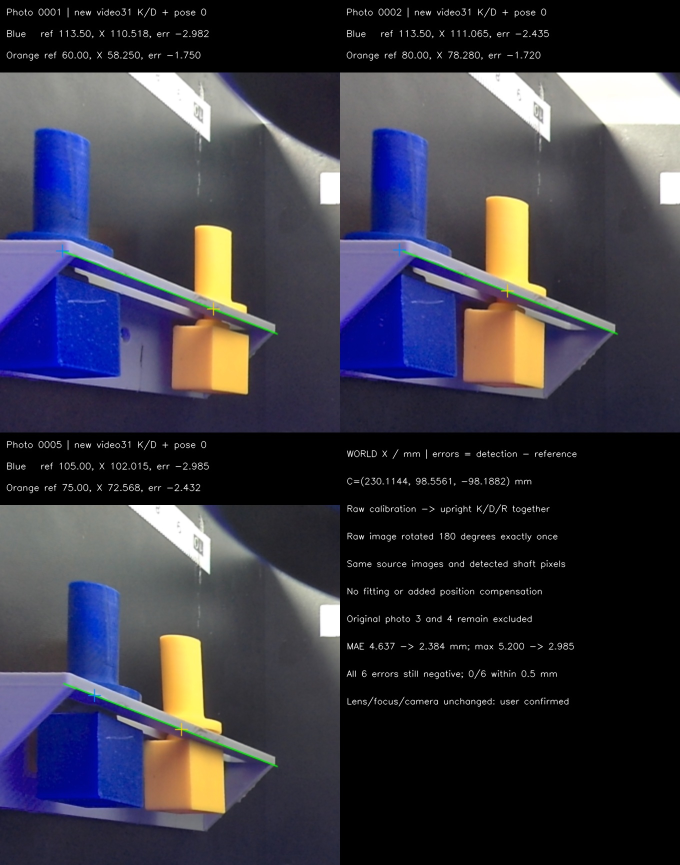
#> input picture experiments/2026-11-17-camera-calibration/diagnostics/new_calibration_photo_test_20261117/新标定导轨检测对照.jpg, 1360 x 1730 px (shown at 1/2 size)
$ python -i detect_sliders.py   (imports and definitions only)   (older library calls are emulated)
#> lines starting #> are read from the running program, lines starting #| are printed output that depends on the picture
#!/usr/bin/env python3
"""蓝色滑杆与橙色(黄色)滑杆像素位置及导轨真实端点识别脚本（支持 ground 与 real 场景）。

核心算法与工程修复说明：
1. 滑块上下分界锚点引导 + Peak 1 / 最强峰搜索 + 共线 RANSAC 拟合导轨前挡边线（修复新地面与在轨多结构混入问题）：
   - 先提取蓝、橙滑杆颜色掩膜，并以蓝色滑杆位置作为空间参考过滤背景黄胶带干扰；
   - 利用每个滑杆“上方圆柱杆 + 下方方形滑块”被白色导轨前挡边自然切开（或缩颈）的几何结构，
     提取导轨前挡边穿过滑杆处的高度锚点 (x_anchor, y_lip_anchor)；
   - 在锚点约束的合法斜率走廊 [0.15, 0.72] 内：对地面视角（y_anchor >= 295 px）自上而下寻找第一个
     “无色差明亮前挡边 -> 暗槽”垂直梯度峰值（Peak 1），彻底排除左下方支架底边（v≈450）、槽内后壁台阶
     与右上方背景强反光（v≈140..200）；对在轨仰视视角（y_anchor < 295 px）提取走廊内最强前挡边梯度峰；
   - 对候选边缘点执行共线 RANSAC（内点阈值 2.5 px）与 Huber 加权最小二乘精化，杜绝孤立异物边缘拉偏斜率。
2. 一维剖面水平平滑与物理端点校验（_detect_rail_endpoints）：
   - 在一维边缘剖面中融合“明亮无色差挡边 -> 暗槽”与“明亮无色差挡边 -> 高饱和度彩色滑块”两类过渡，
     防止亮橙色滑块位于导轨右端时截断导轨端点剖面；
   - 保留 ROI 截断边界检查与最小有效段长度检查。
"""

import argparse
import json
from pathlib import Path
import sys

import cv2
import numpy as np


SCENES = {
    "ground": {
        "canonical_size": (1920, 1080),
        "rotation_deg": 0,
        "roi": (260, 65, 700, 620),
        "rail_x_range": (445, 680),
        "rail_nominal": (465.0, 458.0, 0.225),
        "rail_band_px": 26,
        "max_slope_deviation": 0.025,
        "lip_split_half_width": 6,
        "endpoint_edge_thresh": 28.0,
        "min_endpoint_span_px": 150,
        # 杆轴测量带：导轨前挡边线以上 d1..d2 px（避开轴环/挡边，及机械臂从上方遮挡的部分）
        "rod_band_px": (20, 70),
        # 两杆在导轨上的先后顺序不变，相机侧前后遮挡关系也固定：蓝杆在前
        "front_color": "blue",
        "occlusion_gap_px": 8,
        "min_rod_rows": 8,
        # 杆宽模型 w(u)=a+b*u（像素，u 为杆轴像素 x）
        "width_model_px": {"blue": (119.438, -0.14111), "yellow": (144.583, -0.17082)},
        "width_tolerance_ratio": 0.2,
        "min_visible_width_ratio": 0.5,
    },
    "real": {
        "canonical_size": (1920, 1080),
        "rotation_deg": 180,
        "roi": (380, 65, 700, 520),
        "rail_x_range": (465, 680),
        "rail_nominal": (480.0, 168.0, 0.650),
        "rail_band_px": 30,
        "max_slope_deviation": 0.045,
        "lip_split_half_width": 6,
        "endpoint_edge_thresh": 28.0,
        "min_endpoint_span_px": 150,
        "rod_band_px": (40, 80),
        "front_color": "blue",
        "occlusion_gap_px": 8,
        "min_rod_rows": 8,
        "width_model_px": {"blue": (124.743, -0.14575), "yellow": (134.459, -0.1571)},
        "width_tolerance_ratio": 0.2,
        "min_visible_width_ratio": 0.65,
    },
}

PROFILES = SCENES


# [602 lines left out: functions _read_image, _build_color_masks, _estimate_slider_split_anchors, _detect_rail_line, _detect_rail_endpoints, _extract_merged_component and 10 more, not called in this run]


def detect_frame(image, profile="ground", scene=None, already_rotated=False, *,
                 use_tangent=False, reference_rail=None, reference_shift=(0., 0.)):
    """识别单帧 BGR 图像中的导轨真实两端点及蓝色、橙(黄)色滑杆坐标。"""
    active_profile = scene if scene is not None else profile
    if active_profile not in SCENES:
        raise ValueError(f"Unknown profile {active_profile!r}; choose from {tuple(SCENES)}")
    if (not isinstance(image, np.ndarray) or image.dtype != np.uint8
            or image.ndim != 3 or image.shape[2] != 3 or image.size == 0):
        raise ValueError("Frame must be a non-empty uint8 3-channel BGR image")

    base_cfg = SCENES[active_profile]
    cw, ch = base_cfg["canonical_size"]
    oh, ow = image.shape[:2]
    if abs(ow * ch - oh * cw) > max(cw, ch):
        raise ValueError(
            f"Image aspect ratio {ow}x{oh} does not match profile {active_profile} ({cw}x{ch}); "
            "use a full-frame proportional resize."
        )

    work = cv2.resize(image, (cw, ch), interpolation=cv2.INTER_LINEAR) if (ow, oh) != (cw, ch) else image.copy()
    if not already_rotated and (base_cfg["rotation_deg"] == 180 or _needs_180_rotation(work, base_cfg["roi"], False)):
        work = cv2.rotate(work, cv2.ROTATE_180)

    # Reference rail and shift are upright canonical coordinates. Keep the
    # masks and edge sampling on the current frame's pixel grid.
    dx, dy = reference_shift
    if reference_rail is not None:
        base_cfg = {**base_cfg, "roi": _shift_roi(base_cfg["roi"], dx, dy, cw, ch)}

    # 1. 提取 ROI 内的蓝、橙颜色掩膜
    x1, y1, x2, y2 = base_cfg["roi"]
    patch = work[y1:y2, x1:x2]
    masks = _build_color_masks(patch, keep_orange_thresholds=reference_rail is not None)

    # 2. 结合滑块分界锚点、Peak 1 / 最强峰与共线 RANSAC 拟合导轨前挡边下沿直线 y = k * x + m
    if reference_rail is not None:
        k, m = reference_rail
        m += dy - k * dx
        rail_line_source = "registered_reference"
    else:
        k, m = _detect_rail_line(work, base_cfg, masks=masks)
        rail_line_source = "fitted"
        if k is None or m is None:
            x0, y0, k_nom = base_cfg["rail_nominal"]
            k, m = float(k_nom), float(y0 - k_nom * x0)
            rail_line_source = "nominal_fallback"

    # 根据实测导轨在转正画面中的垂直高度自适应选择高斜率/重装参数或传统正向地面参数
    y_mid = k * 550.0 + (reference_rail[1] if reference_rail is not None else m)
    if y_mid <= 420.0 or k >= 0.30:
        cfg = dict(SCENES["real"])
        if y_mid < 275.0:
            cfg["roi"] = (420, 80, 700, 365)
    else:
        cfg = dict(SCENES["ground"])
    if reference_rail is not None:
        cfg["roi"] = _shift_roi(cfg["roi"], dx, dy, cw, ch)
        # The width model is defined at the reference-frame x coordinate.
        cfg["width_model_px"] = {
            color: (a - b * dx, b) for color, (a, b) in cfg["width_model_px"].items()}

    endpoints = _detect_rail_endpoints(work, k, m, cfg)
    rail_endpoints_px = (
        [_map_point(endpoints[0], (cw, ch), (ow, oh)),
         _map_point(endpoints[1], (cw, ch), (ow, oh))]
        if endpoints is not None else None
    )

    sliders = {"blue": None, "yellow": None}
    py, px = np.indices((y2 - y1, x2 - x1))
    gx, gy = px + x1, py + y1
    rail_y_grid = k * gx + m
    half_lip = cfg["lip_split_half_width"]
    k_rod_horiz_close = cv2.getStructuringElement(cv2.MORPH_RECT, (15, 3))
    k_block_open = np.ones((7, 7), np.uint8)
    band = cfg.get("rod_band_px", (40, 80))

    parts = {}
    blue_x_center = None
    for mask_key, out_key in (("blue", "blue"), ("orange", "yellow")):
        mask = masks[mask_key]
        upper_raw = np.where(gy < rail_y_grid - half_lip, mask, 0).astype(np.uint8)
        upper_raw = np.where(gy >= rail_y_grid - 175.0, upper_raw, 0).astype(np.uint8)
        if out_key == "yellow" and blue_x_center is not None:
            upper_raw = np.where(gx >= blue_x_center - 20.0, upper_raw, 0).astype(np.uint8)
        upper_mask = cv2.morphologyEx(upper_raw, cv2.MORPH_CLOSE, k_rod_horiz_close)
        lower_raw = np.where((gy > rail_y_grid + half_lip) & (gy <= rail_y_grid + 135.0), mask, 0).astype(np.uint8)
        if out_key == "yellow" and blue_x_center is not None:
            lower_raw = np.where(gx >= blue_x_center - 20.0, lower_raw, 0).astype(np.uint8)
        lower_mask = cv2.morphologyEx(lower_raw, cv2.MORPH_OPEN, k_block_open)
        block = _extract_merged_component(lower_mask, (x1, y1), min_area=200)
        ref_x = (block["bbox"][0], block["bbox"][2]) if block is not None else None
        rod = _extract_merged_component(upper_mask, (x1, y1), min_area=120, ref_x_range=ref_x)
        if reference_rail is not None and out_key == "blue" and rod is not None:
            # Expand only near an existing shaft component. The full image can
            # contain blue wiring or reflection outside the selected rod.
            center = rod["center"][0]
            width = _width_model(cfg, out_key, center)
            if width is not None:
                shaded = _build_color_masks(patch, recover_shaded_blue=True)["blue"]
                region = (upper_raw > 0) | ((np.abs(gx - center) <= .65 * width)
                    & (gy < rail_y_grid - half_lip) & (gy >= rail_y_grid - 175.0))
                expanded = np.where(region, shaded, 0).astype(np.uint8)
                expanded = cv2.morphologyEx(expanded, cv2.MORPH_CLOSE, k_rod_horiz_close)
                candidate = _extract_merged_component(expanded, (x1, y1), min_area=120, ref_x_range=ref_x)
                if candidate is not None and abs(candidate["center"][0] - center) <= .3 * width:
                    candidate_rows = _rod_band_rows(candidate, (x1, y1), k, m, band, x2 - x1)
                    if _measure_rod(candidate_rows, out_key, cfg)[1]:
                        rod = candidate
        if out_key == "blue" and (rod is not None or block is not None):
            src = rod if rod is not None else block
            blue_x_center = src["center"][0]
        rows = _rod_band_rows(rod, (x1, y1), k, m, band, x2 - x1) if rod is not None else []
        parts[out_key] = (rod, block, rows)

    front = cfg.get("front_color", "blue")
    gap = float(cfg.get("occlusion_gap_px", 8))

    def refine_orange_edge(x, y, direction):
        return x1 + _refine_orange_mask_edge(
            masks["orange_thresholds"], int(x - x1), int(y - y1), direction)

    for out_key in ("blue", "yellow"):
        rod, block, rows = parts[out_key]
        if rod is None and block is None:
            continue
        other_rows = parts["yellow" if out_key == "blue" else "blue"][2]
        near = None if out_key == front else _near_side_contact(rows, other_rows, gap)

        reasons, info, reliable = [], {}, False
        x_axis = None
        refine = refine_orange_edge if reference_rail is not None and out_key == "yellow" else None
        if rod is not None:
            x_axis, reliable, reasons, info = _measure_rod(
                rows, out_key, cfg, near, use_tangent=use_tangent, refine_edge=refine)
            if (x_axis is not None and near is None and out_key != front
                    and "rod_width_inconsistent_with_model" in reasons):
                near_wide = _near_side_contact(rows, other_rows, 3.0 * gap)
                if near_wide is not None and info.get("width_px") and info.get("width_model_px") \
                        and info["width_px"] < info["width_model_px"]:
                    x_axis, reliable, reasons, info = _measure_rod(
                        rows, out_key, cfg, near_wide, use_tangent=use_tangent, refine_edge=refine)
                    reasons = reasons + ["occlusion_inferred_from_narrow_width"]
        if x_axis is not None:
            method = info.get("method", "rod_band_both_edges")
            rep_part, is_approx = "rod", False
        else:
            source = block if block is not None else rod
            x_axis = source["center"][0]
            method = "block_center_projection_approximate"
            rep_part, is_approx, reliable = "block" if block is not None else "rod", True, False
            reasons = reasons + ["shaft_axis_not_measured"]

        y_axis = float(k * x_axis + m)
        tangent = method == "rod_band_far_edge_tangent"
        if tangent:
            info["edge_pixels"] = [_map_point(point, (cw, ch), (ow, oh))
                                   for point in info["edge_pixels"]]
        sliders[out_key] = {
            "pixel_xy": None if tangent else _map_point((x_axis, y_axis), (cw, ch), (ow, oh)),
            "reference_method": method,
            "representative_part": rep_part,
            "approximate": is_approx,
            "reliable": bool(reliable),
            "reasons": reasons,
            "measurement": info,
        }

    complete = sliders["blue"] is not None and sliders["yellow"] is not None
    return {
        "schema_version": 1,
        "profile": active_profile,
        "input_size_px": [ow, oh],
        "status": "complete" if complete else "partial_or_missing",
        "position_definition": "shaft_axis_intersection_with_image_reference_line",
        "rail_line": {"k": round(float(k), 6), "m": round(float(m), 3), "source": rail_line_source},
        "rail_endpoints_px": rail_endpoints_px,
        "sliders": sliders,
    }


def detect_sliders(image_path, profile="ground", scene=None, already_rotated=False):
    """读取图片文件并返回识别结果字典。"""
    return detect_frame(_read_image(image_path), profile=profile, scene=scene, already_rotated=already_rotated)


# [86 lines left out: functions _write_preview, main, not called in this run]


# [2 lines not run here, left out]

>>> import cv2
>>> picture = cv2.imread('../experiments/2026-11-17-camera-calibration/diagnostics/new_calibration_photo_test_20261117/新标定导轨检测对照.jpg', cv2.IMREAD_GRAYSCALE)
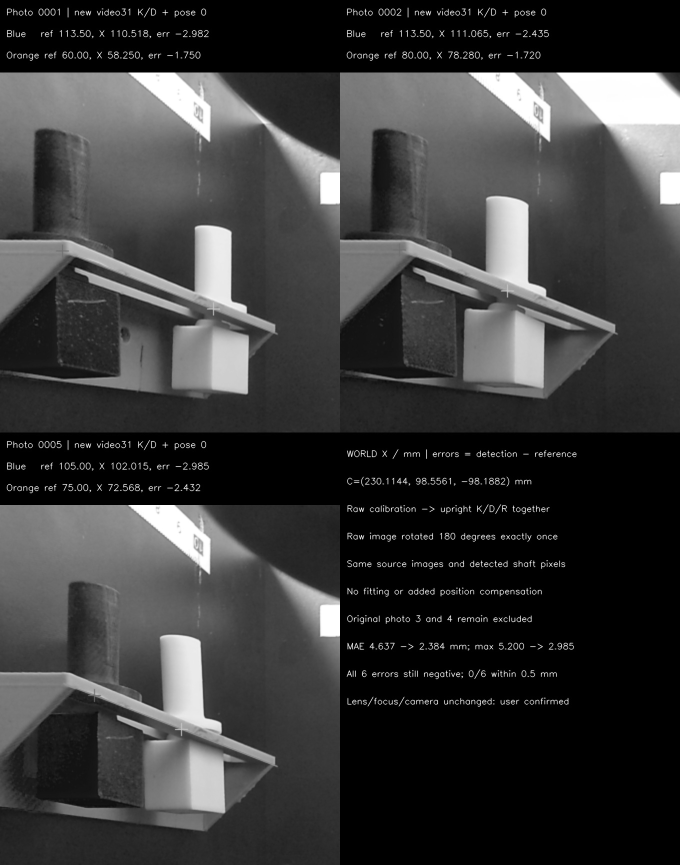
#> picture: shape (1730, 1360) (shown at 1/2 size); min 0, max 255, mean 57.8
>>> result = detect_frame(picture)
#> (the run stopped early here; a loop or call above may not have finished)

$ run again, on experiments/2026-11-17-camera-calibration/diagnostics/new_extrinsics_v3_photo_test_20261117/board_evidence/corners.jpg
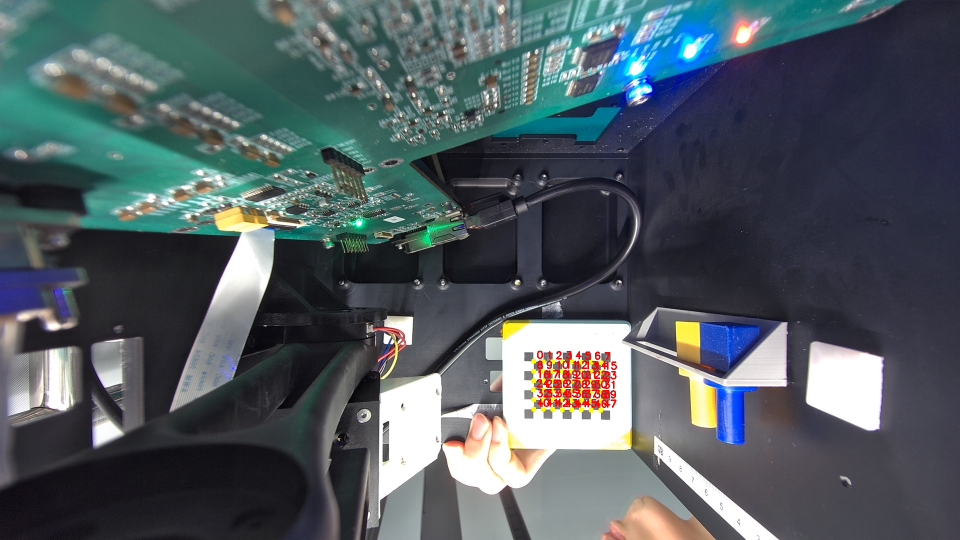
#> input picture experiments/2026-11-17-camera-calibration/diagnostics/new_extrinsics_v3_photo_test_20261117/board_evidence/corners.jpg, 1920 x 1080 px (shown at 1/2 size)
#> `picture = cv2.imread('../experiments/2026-11-17-camera-calibration/dia..`:
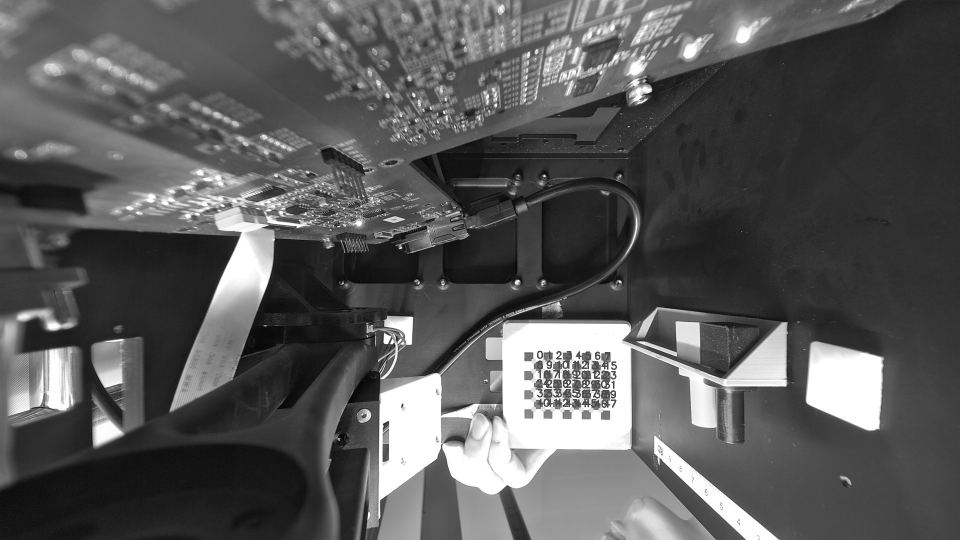
#> picture: shape (1080, 1920) (shown at 1/2 size); min 0, max 255, mean 88.5
